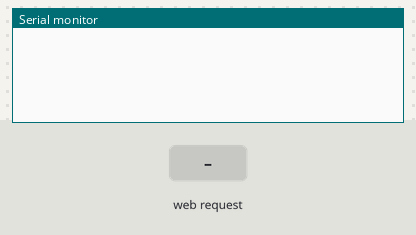
Bench run of a sketch on a simulated ESP32. On the bench: the last lines printed to the serial monitor. Inputs (shaded band) come from the test bench.

Above: at 1.7 s.
1.8 s: HTTP request GET /led2on received
At 2.2 s:
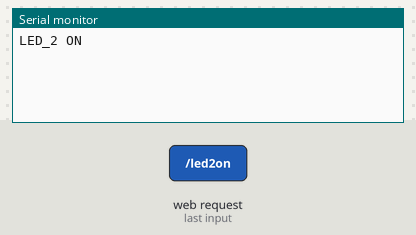
3.3 s: HTTP request GET /led2off received
At 4.6 s:
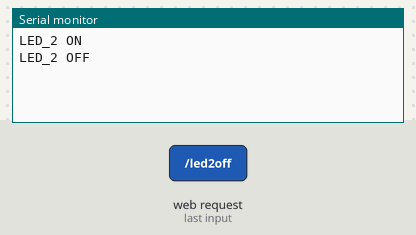

The sketch:

hl_beginer_esp32_wifi_module_check.ino
```cpp
// (licence header left out)
// Подключение файла с HTML страницей
#include "index_page.h"
// Подключение библиотек для работы с WiFi и web сервером
#include <WiFi.h>
#include <AsyncTCP.h>
#include <ESPAsyncWebServer.h>

// Макросы номеров выводов UART2 ESP32
#define ESP32_RXD2_PIN 16
#define ESP32_TXD2_PIN 17

// Имя WiFi точки доступа
const char* ap_ssid = "HL-Beginer";
// Пароль WiFi точки доступа
const char* ap_password = "0123456789";

// Константы команд управления состояниями светодиодов контроллера
const char led_2_on_cmd = '1';
const char led_2_off_cmd = '2';
const char led_3_on_cmd = '3';
const char led_3_off_cmd = '4';

// Создание объекта асинхронного web сервера с портом 80
AsyncWebServer server(80);

void setup() {
  // Настройка скорости отладочного порта
  Serial.begin(115200);

  // Настройка скорости порта для связи с контроллером
  Serial2.begin(115200, SERIAL_8N1, ESP32_RXD2_PIN, ESP32_TXD2_PIN);

  // Включение режима точки доступа
  WiFi.mode(WIFI_AP);

  // Устанока имени и пароля точки доступа
  WiFi.softAP(ap_ssid, ap_password);

  delay(500);

  // Обработчик корневой директории сервера
  server.on("/", HTTP_GET, [](AsyncWebServerRequest *request){
    request->send_P(200, "text/html", index_html);
  });

  // Обработчик включения светодиода LED_2
  server.on("/led2on", HTTP_GET, [] (AsyncWebServerRequest *request) {
    Serial2.write(led_2_on_cmd); // Передача команды в контроллер
    Serial.println("LED_2 ON");
    request->send(200, "text/plain", "OK");
  });

  // Обработчик выключения светодиода LED_2
  server.on("/led2off", HTTP_GET, [] (AsyncWebServerRequest *request) {
    Serial2.write(led_2_off_cmd); // Передача команды в контроллер
    Serial.println("LED_2 OFF");
    request->send(200, "text/plain", "OK");
  });

  // Обработчик включения светодиода LED_3
  server.on("/led3on", HTTP_GET, [] (AsyncWebServerRequest *request) {
    Serial2.write(led_3_on_cmd); // Передача команды в контроллер
    Serial.println("LED_3 ON");
    request->send(200, "text/plain", "OK");
  });

  // Обработчик выключения светодиода LED_3
  server.on("/led3off", HTTP_GET, [] (AsyncWebServerRequest *request) {
    Serial2.write(led_3_off_cmd); // Передача команды в контроллер
    Serial.println("LED_3 OFF");
    request->send(200, "text/plain", "OK");
  });

  // Обработчик страницы 404
  server.onNotFound(notFound);

  // Запуск асинхронного web сервера
  server.begin();
}

void loop() {
  // Ничего, асинхронный web сервер
}

// Метод вывода сообщения о несеществующей директории
void notFound(AsyncWebServerRequest *request) {
  request->send(404, "text/plain", "Not found");
}
```

index_page.h
```cpp
#pragma once

const char index_html[] PROGMEM = R"=====(
<!DOCTYPE HTML>
<html lang="ru">
<head>
  <title>Hobots-L-Beginer-WiFi-Module-Test</title>
  <meta http-equiv="Content-type" content="text/html; charset=utf-8">
  <head>
    <meta name="viewport" content="width=device-width,initial-scale=1.0,user-scalable=no">
    <style>
      html {
        display: inline-block;
      }
      body {
        max-width: 600px;
        font-family: Arial;
        text-align: center;
        margin: 0px auto;
        background-color: #e2dcfc;
        color: #e2dcfc;
      }
      h1 {
        color: #da5dba;
        font-size: 2.2rem;
        text-shadow: #e298d0 1px 0 3px;
      }
      .buttonLED {
        margin-bottom: 20px;
        padding: 15px 25px;
        font-size: 20px;
        text-align: center;
        outline: none;
        color: #fff;
        background-color: #f05933;
        border: none;
        border-radius: 10px;
        cursor: pointer;
        -webkit-touch-callout: none;
        -webkit-user-select: none;
        -khtml-user-select: none;
        -moz-user-select: none;
        -ms-user-select: none;
        user-select: none;
        -webkit-tap-highlight-color: rgba(0, 0, 0, 0);
      }
      .buttonLED:hover {
        background-color: #f16947;
      }
      .buttonLED:active {
        background-color: #233c63;
        transform: translateY(1px);
      }
    </style>
  </head>
<body>
  <h1>Тест HL WiFi</h1>
  <button class="buttonLED" onclick="sendHTTP('led2on');">LED_2 ON</button>
  <br>
  <button class="buttonLED" onclick="sendHTTP('led2off');">LED_2 OFF</button>
  <br>
  <br>
  <br>
  <button class="buttonLED" onclick="sendHTTP('led3on');">LED_3 ON</button>
  <br>
  <button class="buttonLED" onclick="sendHTTP('led3off');">LED_3 OFF</button>
  <script>
    function sendHTTP(x) {
      var xhr = new XMLHttpRequest();
      xhr.open("GET", "/" + x, true);
      xhr.send();
    }
  </script>
</body>
</html>
)=====";
```

Measured:
- after the input at 1.8 s, the serial monitor: prints a new line after 0.05 s (image 1)
- after the input at 3.3 s, the serial monitor: prints a new line after 0.05 s (image 2)
